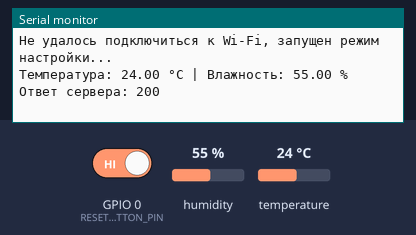
Bench run of a sketch on a simulated ESP8266 (NodeMCU). Parts: the last lines printed to the serial monitor. The inputs (shaded band) are chosen by the test bench; at power-on: humidity 55 %, temperature 24 °C, GPIO 0 (RESET_BUTTON_PIN) HIGH. WiFi joins after 1.5 s; servers stay silent unless stated; uploads are accepted with an empty reply. At 42.4 s the program restarts the board; the recording ends there.

Above: at 2.7 s.
2.8 s: humidity set to 22 %
At 11.91 s:
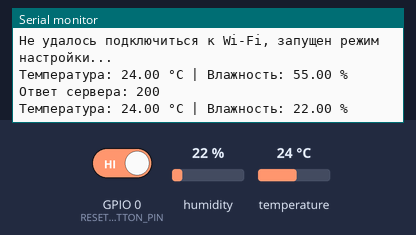
13.0 s: temperature set to 12 °C
At 22.8 s:
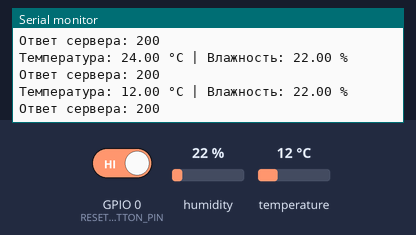
23.2 s: humidity set to 40 %
At 33.2 s:
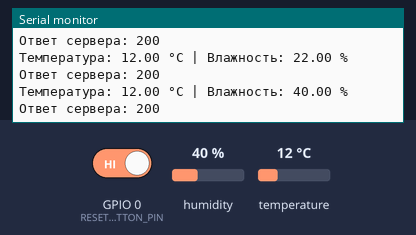
33.4 s: GPIO 0 (RESET_BUTTON_PIN) driven LOW
Timing chart, 0 to 36.4 s (numbered marks = the images above; inputs shaded):
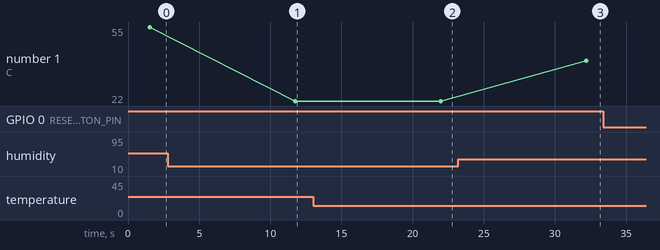

The sketch:

sketch_feb26a.ino
```cpp
#include <ESP8266WiFi.h>
#include <WiFiManager.h>

#include <ESP8266HTTPClient.h>  // Для HTTP-запросов
#include <ArduinoJson.h>        // Для парсинга JSON (установите через библиотечный менеджер)

#include <DHT.h>


#define RESET_BUTTON_PIN 0  // Кнопка на GPIO0 (подключите к GND)

#define DHTPIN 2  // DHT11 подключен к GPIO2
#define DHTTYPE DHT11

WiFiManager wifiManager;
DHT dht(DHTPIN, DHTTYPE);

const char* serverUrl = "http://smart.udfsoft.com/api/sensor/temperature/add";

const char* deviceID = "d9a31cde-bf03-4fd8-a9c6-8a123b6e2ad7";

void setup() {
  // put your setup code here, to run once:
  Serial.begin(115200);

  pinMode(RESET_BUTTON_PIN, INPUT_PULLUP);

  dht.begin();

  // Устанавливаем таймаут 30 секунд на подключение к Wi-Fi
  wifiManager.setTimeout(30);

  // Автоматическая настройка Wi-Fi
  if (wifiManager.autoConnect("ESP_Config")) {
    Serial.println("Не удалось подключиться к Wi-Fi, запущен режим настройки...");
  } else {
    Serial.println("Wi-Fi подключен!");

    Serial.print("IP-адрес: ");
    Serial.println(WiFi.localIP());

    // Вывод имени сети (SSID)
    Serial.print("Подключено к сети: ");
    Serial.println(WiFi.SSID());
  }
}

void loop() {
  // put your main code here, to run repeatedly:
  if (digitalRead(RESET_BUTTON_PIN) == LOW) {
    Serial.println("Кнопка нажата! Перезагрузка...");
    wifiManager.resetSettings();
    ESP.restart();
  }

  if (WiFi.status() == WL_CONNECTED) {
    // getJsonData();  // Запрос к серверу

    float temperature = dht.readTemperature();
    float humidity = dht.readHumidity();

    if (!isnan(temperature) && !isnan(humidity)) {
      Serial.print("Температура: ");
      Serial.print(temperature);
      Serial.print(" °C | Влажность: ");
      Serial.print(humidity);
      Serial.println(" %");

      sendJsonData(temperature, humidity);
    } else {
      Serial.println("Ошибка чтения DHT11");
    }

  } else {
    Serial.println("Wi-Fi отключен, жду...");
  }

  delay(10000);  // Запрос каждые 10 секунд
}

void sendJsonData(float temp, float hum) {
    WiFiClient client;
    HTTPClient http;
    http.begin(client, serverUrl);
    http.addHeader("Content-Type", "application/json");
    http.addHeader("X-DEVICE-ID", deviceID);

    String jsonString = "{\"temperature\": " + String(temp) + ", \"humidity\": " + String(hum) + "}";
    int httpCode = http.POST(jsonString);

    Serial.print("Ответ сервера: ");
    Serial.println(httpCode);
    http.end();
}
```

Measured:
- after the input at 2.8 s, the serial monitor: prints a new line after 9.0 s (image 1)
- after the input at 13.0 s, the serial monitor: prints a new line after 9.0 s (image 2)
- after the input at 23.2 s, the serial monitor: prints a new line after 9.0 s (image 3)
- plotted number 1: 55 → 22 after the input at 2.8 s, 22 → 40 after the input at 23.2 s
